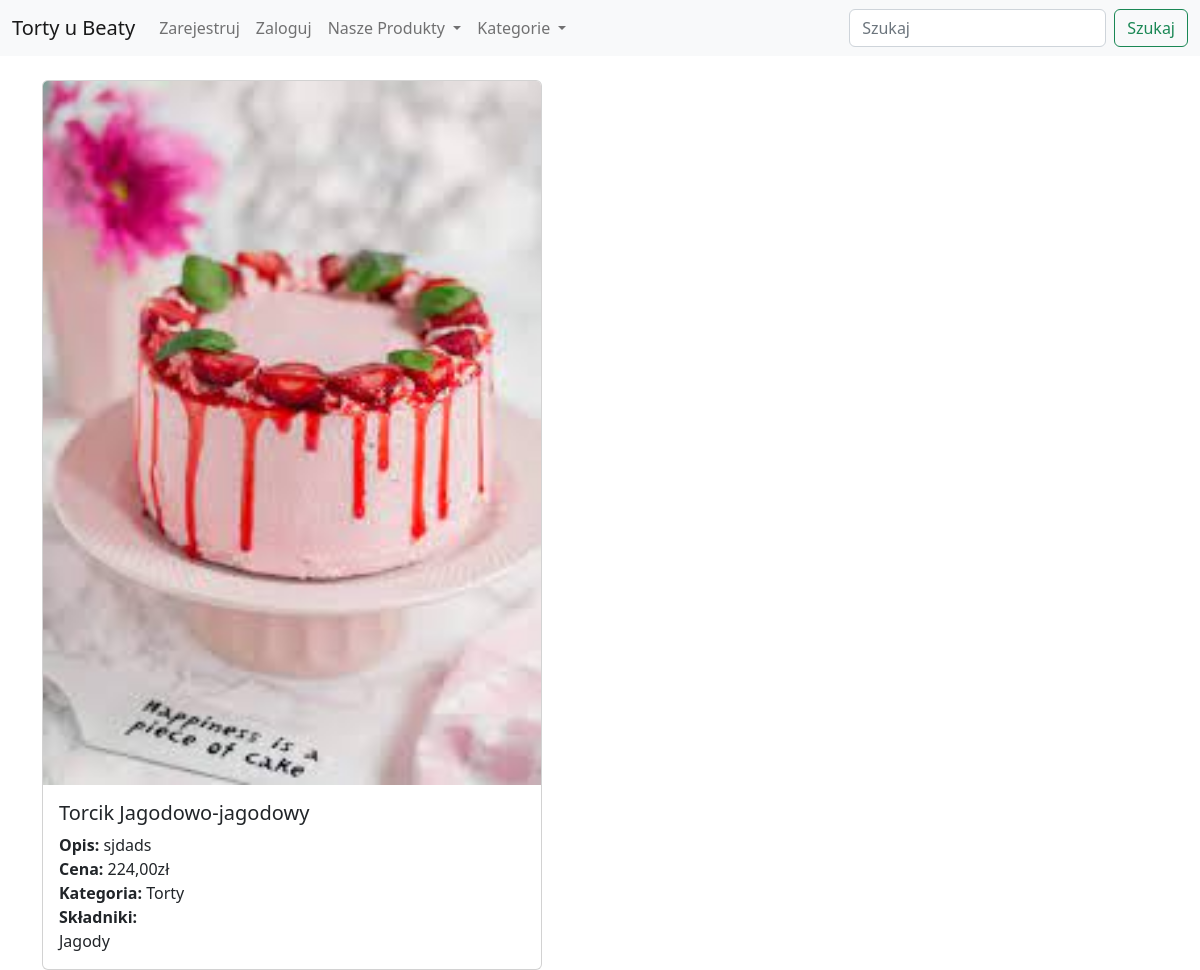
/show_products/3/, run on the app's committed database.
### Cakes/models.py (models this page shows)
class Product(models.Model):
    category = models.ForeignKey(Category, on_delete=models.CASCADE, default=True, null=True)
    name = models.CharField(max_length=200)
    description = models.TextField(blank=True)
    estimated_price = models.DecimalField(max_digits=6, decimal_places=2)
    product_image = models.ImageField(null=True, blank=True, upload_to="images/")
    ingredients_list = models.ManyToManyField(Ingredients, blank=True)
    def __str__(self):
        return self.name

class Category(models.Model):
    name = models.CharField(max_length=100, unique=True)
    def __str__(self):
        return self.name

class Ingredients(models.Model):
    name = models.CharField(max_length=100)
    description = models.TextField(blank=True)
    def __str__(self):
        return self.name

### Cakes/views.py (the view)
# urls.py: path('show_products/<product_id>/', ShowProductView, name='show-product'),
def ShowProductView(request, product_id):
    product = Product.objects.get(pk=product_id)
    context = {'product': product}
    return render(request, 'Shop/show_product.html', context)

### Cakes/templates/Shop/show_product.html (shortened to what this page needs)
{% extends 'Shop/base.html' %}
{% block content %}
<div class="card" style="width: 500px">
        {% if product.product_image %}
  <img src="{{ product.product_image.url }}" width="500px" class="card-img-top" alt="...">
        {% endif %}
  <div class="card-body">
    <h5 class="card-title">{{ product }}</h5>
    <p class="card-text"><strong>Opis: </strong>{{ product.description }}<br/>
            <strong>Cena: </strong>{{ product.estimated_price }}zł<br/>
            <strong>Kategoria: </strong>{{ product.category }}<br/>
            <strong>Składniki: </strong><br/>
            {% for ingredient in product.ingredients_list.all%}
                    {{ ingredient }}<br/>
            {% endfor %}</p>
  </div>
</div>
{% endblock %}

### data on the page
Product: product_image (picture), name "Torcik Jagodowo-jagodowy", description "sjdads", estimated_price "224,00", category "Torty"
Ingredients: name "Jagody"
